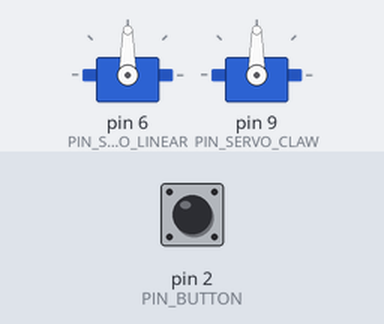
Recording of a sketch running on a simulated Arduino Uno, built with avr-gcc and run on an emulated ATmega328P. On the bench: 2 × servo. The test bench sets the inputs (shaded band); at power-on: pin 2 (PIN_BUTTON) HIGH.

Above: at 1.2 s.
1.3 s: pin 2 (PIN_BUTTON) pulled LOW for 0.15 s
At 1.45 s:
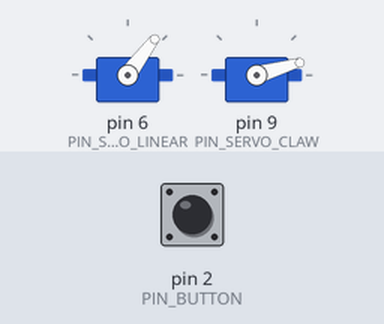
4.3 s: pin 2 (PIN_BUTTON) pulled LOW for 3.2 s
At 4.48 s:
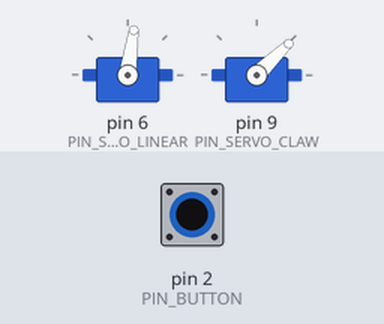
9.0 s: pin 2 (PIN_BUTTON) pulled LOW for 1 s
At 9.32 s:
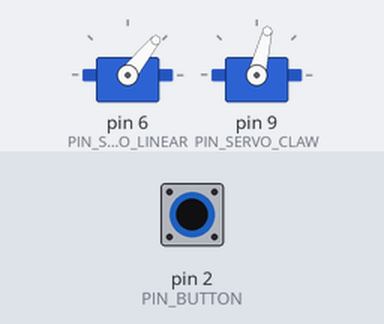
12.0 s: pin 2 (PIN_BUTTON) pulled LOW for 3.2 s
At 12.35 s:
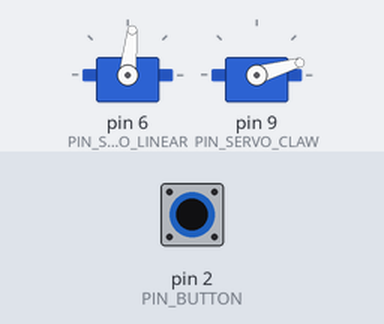
16.7 s: pin 2 (PIN_BUTTON) pulled LOW for 1 s
20.7 s: pin 2 (PIN_BUTTON) pulled LOW for 1 s
Timing chart, 0 to 25.7 s (numbered marks = the images above; inputs shaded):
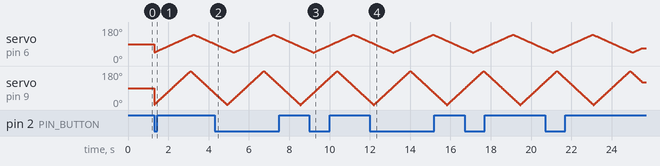

The sketch:

ServoBtn.ino
```cpp
#include <Servo.h>

Servo linearServo;
Servo clawServo;

#define PIN_SERVO_LINEAR 6 //서보 직선 운동 핀
#define PIN_SERVO_CLAW 9 //서보 집게 핀
#define PIN_BUTTON 2 //버튼 핀

int clawPos = 0;
int linearPos = 1;

int clawStep = 2; //집게의 한 스텝당 움직일 각도 크기
int linearStep = 1; //직선 움직임의 한 스텝당 움직일 거리 (%)

int delayms = 20; //한번 움직임 후 딜레이 (ms)

bool isRunning = false;

void SetStrokePerc(float strokePercentage)
{
  if ( strokePercentage >= 1.0 && strokePercentage <= 99.0 )
  {
    int usec = 1000 + strokePercentage * ( 2000 - 1000 ) / 100.0 ;
    linearServo.writeMicroseconds( usec );
  }
}

void setup()
{
  linearServo.attach(PIN_SERVO_LINEAR);
  clawServo.attach(PIN_SERVO_CLAW);
  pinMode(PIN_BUTTON,INPUT_PULLUP);
}


void loop()
{
  if(digitalRead(PIN_BUTTON)==LOW) {
    isRunning = true;
  }
  else {
    isRunning = false;
  }
  if(isRunning) {
    for(int i=0;i<200;i++) {
    clawPos+=clawStep;
    if(clawPos==180||clawPos==0) clawStep = -clawStep;
    clawServo.write(clawPos);

    linearPos+=linearStep;
    if(linearPos==99||linearPos==1) linearStep = -linearStep;
    SetStrokePerc(linearPos);
    delay(delayms);
    }
  }
}
```
